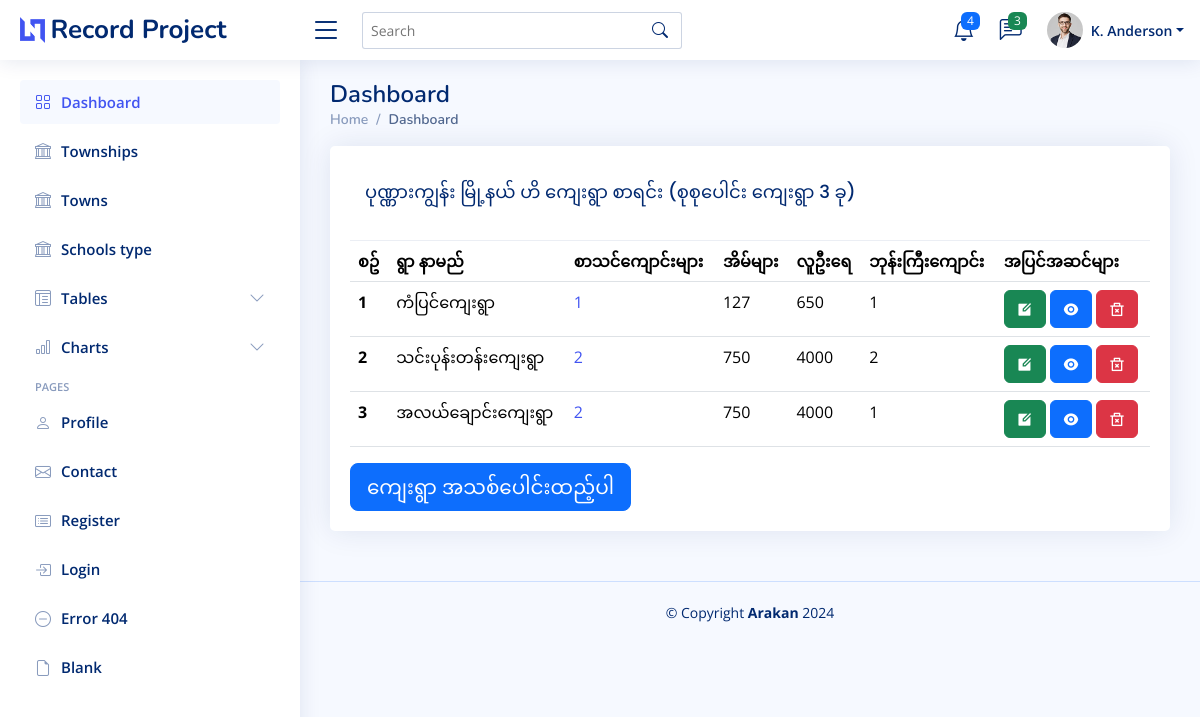
/township_detail/4/detail, run on the app's committed database.
### myapp/models.py (models this page shows, shortened)
class Village(models.Model):
    township = models.ForeignKey(Township, on_delete=models.CASCADE)
    schools = models.IntegerField( blank=True)
    houses = models.IntegerField( blank=True)
    populations = models.IntegerField(blank=True)
    monestaries = models.IntegerField( blank=True)
    name = models.CharField(max_length=200)

class Township(models.Model):
    name = models.CharField(max_length=255)

### myapp/views.py (the view)
# urls.py: path('township_detail/<int:pk>/detail', views.township_detail, name="township_detail_page"),
def township_detail(request, pk=id):
    township = Township.objects.filter()
    villages = Village.objects.filter(township_id=pk)
    context = {
        'township':township,
        'villages':villages,
    }
    return render(request, 'township/township_detail.html', context)

### myapp/templates/township/township_detail.html (shortened to what this page needs)
{% extends "partials/master.html" %}
{% block content %}
<main id="main" class="main">
    <div class="pagetitle">
      <h1>Dashboard</h1>
      <nav>
        <ol class="breadcrumb">
          <li class="breadcrumb-item"><a href="{% url "homepage" %}">Home</a></li>
          <li class="breadcrumb-item active">Dashboard</li>
        </ol>
      </nav>
    </div>
    <section class="section dashboard">
      <div class="row">
        <div class="col col-lg-12">
            <div class="card">
            <div class="card-body">
              <div class="card-header">
                <h5 class="card-title">{{ villages.first.township.name }} ဟိ ကျေးရွာ စာရင်း (စုစုပေါင်း ကျေးရွာ {{villages.count }} ခု)</h5>
              </div>
              <table class="table">
                <thead>
                  <tr>
                    <th scope="col">စဥ်</th>
                    <th scope="col">ရွာ နာမည်</th>
                    <th scope="col">စာသင်ကျောင်းများ</th>
                    <th scope="col">အိမ်များ</th>
                    <th scope="col">လူဦးရေ</th>
                    <th scope="col">ဘုန်းကြီးကျောင်း</th>
                    <th scope="col">အပြင်အဆင်များ</th>
                  </tr>
                </thead>
                <tbody>
                    {% for village in villages %}
                    <tr>
                      <th scope="row">{{ forloop.counter }}</th>
                      <td>{{ village.name }}</td>
                      <td><a href="{% url "schools_page" %}">{{ village.schools }}</a></td>
                      <td>{{ village.houses }}</td>
                      <td>{{ village.populations }}</td>
                      <td>{{ village.monestaries }}</td>
                      <td>
                          <a href="{% url "update_village_page"  village.id %}" class="btn btn-success"> <i class="ri ri-edit-box-fill"></i></a>
                          <a href="" class="btn btn-primary"> <i class="ri ri-eye-fill"></i></a>
                          <a href="{% url "delete_village_page" village.id %}" class="btn btn-danger"> <i class="ri ri-delete-bin-2-line"></i></a>
                      </td>
                    </tr>
                    {% endfor %}
                </tbody>
              </table>
              <div>
                <a href="{% url "create_village_page" %}" class="btn btn-primary btn-lg">ကျေးရွာ အသစ်ပေါင်းထည့်ပါ</a>
              </div>
            </div>
            </div>
        </div>
      </div>
    </section>
</main>
{% endblock content %}

### myapp/static/assets/css/style.css (style rules this page uses)
:root { scroll-behavior: smooth; }
body { font-family: "Open Sans", sans-serif; background: #f6f9ff; color: #444444; }
a { color: #4154f1; text-decoration: none; }
h1, h2, h3, h4, h5, h6 { font-family: "Nunito", sans-serif; }
#main { margin-top: 60px; padding: 20px 30px; transition: all 0.3s; }
.pagetitle { margin-bottom: 10px; }
.pagetitle h1 { font-size: 24px; margin-bottom: 0; font-weight: 600; color: #012970; }
.card { margin-bottom: 30px; border: none; border-radius: 5px; box-shadow: 0px 0 30px rgba(1, 41, 112, 0.1); }
.card-header, .card-footer { border-color: #ebeef4; background-color: #fff; color: #798eb3; padding: 15px; }
.card-title { padding: 20px 0 15px 0; font-size: 18px; font-weight: 500; color: #012970; font-family: "Poppins", sans-serif; }
.card-body { padding: 0 20px 20px 20px; }
.breadcrumb { font-size: 14px; font-family: "Nunito", sans-serif; color: #899bbd; font-weight: 600; }
.breadcrumb a { color: #899bbd; transition: 0.3s; }
.breadcrumb .breadcrumb-item::before { color: #899bbd; }
.breadcrumb .active { color: #51678f; font-weight: 600; }
@media (min-width: 1200px) { #main, #footer { margin-left: 300px; } }

### data on the page
Village: first.township.name "ပုဏ္ဏားကျွန်း မြို့နယ်", name "ကံပြင်ကျေးရွာ", schools "1", houses "127", populations "650", monestaries "1"
Village: name "သင်းပုန်းတန်းကျေးရွာ", schools "2", houses "750", populations "4000", monestaries "2"
Village: name "အလယ်ချောင်းကျေးရွာ", schools "2", houses "750", populations "4000", monestaries "1"

### other printed values
{{ villages.count }} "3"
